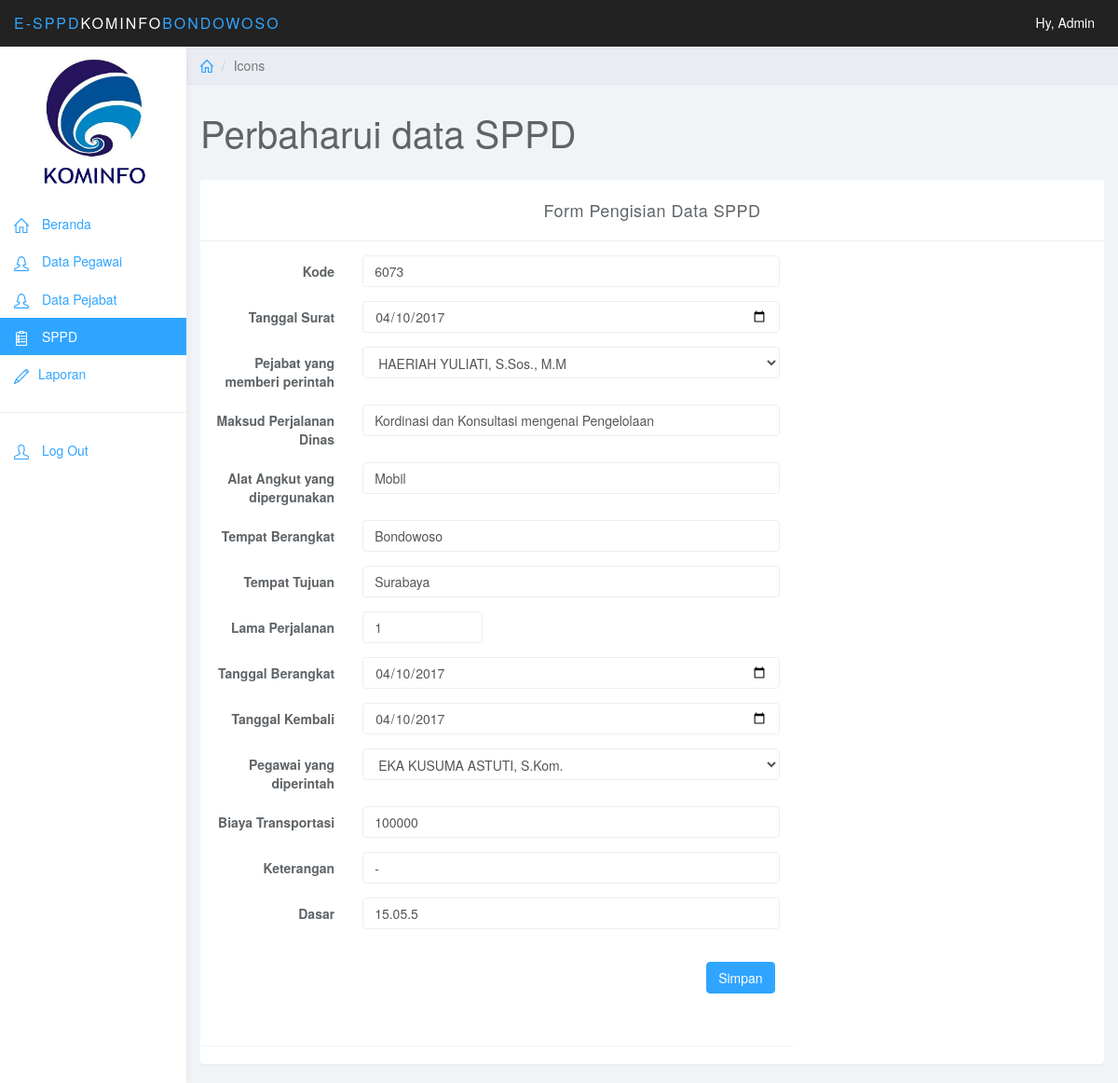
Page /editsppd.php?kode_sppd=6073 on the committed database.
### tables this page shows
CREATE TABLE IF NOT EXISTS `tb_sppd` (
  `kode_sppd` int(11) NOT NULL AUTO_INCREMENT,
  `tanggal_surat` date NOT NULL,
  `kode_pejabat` int(11) NOT NULL,
  `kode_pegawai` int(11) NOT NULL,
  `maksud` varchar(100) NOT NULL,
  `alat_angkut` varchar(100) NOT NULL,
  `tempat_berangkat` varchar(100) NOT NULL,
  `tempat_tujuan` varchar(100) NOT NULL,
  `tingkat_perjalanan` varchar(100) NOT NULL,
  `lama_perjalanan` int(11) NOT NULL,
  `tgl_berangkat` date NOT NULL,
  `tgl_kembali` date NOT NULL,
  `instansi` varchar(100) NOT NULL,
  `keterangan` varchar(200) NOT NULL,
  `dasar` varchar(100) NOT NULL,
  `biaya` int(11) NOT NULL,
  `biaya_tran` int(11) NOT NULL,
  `kode_golongan` int(11) NOT NULL,
  `kode_jabatan` int(11) NOT NULL,
  `status` int(11) NOT NULL,
  `alasan` varchar(200) NOT NULL,
  PRIMARY KEY (`kode_sppd`)
);

CREATE TABLE IF NOT EXISTS `tb_pejabat` (
  `kode_pejabat` int(11) NOT NULL AUTO_INCREMENT,
  `nama_pejabat` varchar(100) NOT NULL,
  `nippj` varchar(30) NOT NULL,
  `kode_jabatan` varchar(100) NOT NULL,
  `kode_golongan` varchar(100) NOT NULL,
  PRIMARY KEY (`kode_pejabat`)
);

CREATE TABLE IF NOT EXISTS `tb_pegawai` (
  `nama_pegawai` varchar(100) NOT NULL,
  `kode_pegawai` int(11) NOT NULL AUTO_INCREMENT,
  `nip` varchar(30) NOT NULL,
  `kode_golongan` varchar(100) NOT NULL,
  `kode_jabatan` varchar(100) NOT NULL,
  PRIMARY KEY (`kode_pegawai`)
);

### editsppd.php (the view, shortened to what this page needs)
<?php
$kodesppd = $_GET['kode_sppd'];
$query =mysql_query("SELECT
*,
tb_sppd.kode_sppd,
tb_sppd.tanggal_surat,
tb_sppd.maksud,
tb_sppd.alat_angkut,
tb_sppd.tempat_berangkat,
tb_sppd.tempat_tujuan,
tb_sppd.lama_perjalanan,
tb_sppd.tgl_berangkat,
tb_sppd.tgl_kembali,
tb_sppd.biaya_tran,
tb_sppd.keterangan,
tb_sppd.dasar,
tb_pegawai.nama_pegawai,
tb_pegawai.nip,
tb_pejabat.nama_pejabat,
tb_pejabat.nippj,
tb_jabatan.jabatan,
tb_golongan.golongan
FROM
tb_sppd
Inner Join tb_pegawai ON tb_sppd.kode_pegawai = tb_pegawai.kode_pegawai
Inner Join tb_pejabat ON tb_pejabat.kode_pejabat = tb_sppd.kode_pejabat
Inner Join tb_golongan ON tb_pegawai.kode_golongan = tb_golongan.kode_golongan
Inner Join tb_jabatan ON tb_pegawai.kode_jabatan = tb_jabatan.kode_jabatan  WHERE kode_sppd= '$kodesppd' ") or die (mysql_error());
        $data =mysql_fetch_array($query);
?>
<!DOCTYPE html>
<html>
<head>
<link href="css/bootstrap.min.css" rel="stylesheet">
<link href="css/datepicker3.css" rel="stylesheet">
<link href="css/styles.css" rel="stylesheet">
</head>
<body>
	<nav class="navbar navbar-inverse navbar-fixed-top" role="navigation">
		<div class="container-fluid">
			<div class="navbar-header">
			<a class="navbar-brand" href="#"><marquee><span>e-SPPD</span>KOMINFO<span>BONDOWOSO</span></marquee></a>
				<ul class="user-menu">
					<li class="dropdown pull-right">
						<a>  Hy, Admin </a>
					</li>
				</ul>
			</div>
		</div>
	</nav>
	<div id="sidebar-collapse" class="col-sm-3 col-lg-2 sidebar">
		<img src="image/kominfo.jpg" width="200" height="170">
		<ul class="nav menu">
			<li><a href="beranda.php"><svg class="glyph stroked home"><use xlink:href="#stroked-home"/></svg> Beranda</a></li>
			<li><a href="pegawai.php"><svg class="glyph stroked female user"><use xlink:href="#stroked-female-user"/></svg> Data Pegawai</a></li>
			<li><a href="pejabat.php"><svg class="glyph stroked female user"><use xlink:href="#stroked-female-user"/></svg> Data Pejabat</a></li>
			<li class="active"><a href="sppd.php"><svg class="glyph stroked clipboard with paper"><use xlink:href="#stroked-clipboard-with-paper"/></svg> SPPD</a></li>
			<li ><a href="laporan.php"><svg class="glyph stroked pencil"><use xlink:href="#stroked-pencil"></use></svg>Laporan</a></li>
			<li role="presentation" class="divider"></li>
			<li><a href="index.php"><svg class="glyph stroked male-user"><use xlink:href="#stroked-male-user"></use></svg> Log Out</a></li>
		</ul>
	</div>
	<div class="col-sm-9 col-sm-offset-3 col-lg-10 col-lg-offset-2 main">
		<div class="row">
			<ol class="breadcrumb">
				<li><a href="#"><svg class="glyph stroked home"><use xlink:href="#stroked-home"></use></svg></a></li>
				<li class="active">Icons</li>
			</ol>
		</div>
		<div class="row">
			<div class="col-lg-12">
				<h1 class="page-header">Perbaharui data SPPD</h1>
			</div>
		</div>
		<div class="panel panel-default">
		<div class="panel-heading" align="center">Form Pengisian Data SPPD</div>
		<div class="row">
			<div class="col-md-8">
				<div class="panel panel-default">
					<div class="panel-body">
						<form class="form-horizontal"  method="post">
							<fieldset>
								<div class="form-group">
									<label class="col-md-3 control-label" for="name">Kode</label>
									<div class="col-md-9">
									<input id="name" name="kodesppd" type="text" placeholder="Maksud Perjalanan Dinas" class="form-control" value="<?php  echo $data['kode_sppd']; ?>" required>
									</div>
								</div>
								<div class="form-group">
									<label class="col-md-3 control-label" for="name">Tanggal Surat</label>
									<div class="col-md-9">
									<input id="name" name="tanggalsurat" type="date" placeholder="Tanggal Berangkat" class="form-control" value="<?php  echo $data['tanggal_surat']; ?>">
									</div>
								</div>
								<div class="form-group" >
									<label class="col-md-3 control-label" for="name" >Pejabat yang memberi perintah</label>
										<div class="col-md-9">
											<select class="form-control" name="pemberiperintah">
												<option value="<?php echo $data['kode_pejabat'] ?>"><?php echo $data['nama_pejabat'] ?></option>
											</select>
										</div>
								</div>
								<div class="form-group">
									<label class="col-md-3 control-label" for="name">Maksud Perjalanan Dinas</label>
									<div class="col-md-9">
									<input id="name" name="maksud" type="text" placeholder="Maksud Perjalanan Dinas" class="form-control" value="<?php  echo $data['maksud']; ?>" required>
									</div>
								</div>
								<div class="form-group">
									<label class="col-md-3 control-label" for="name">Alat Angkut yang dipergunakan</label>
									<div class="col-md-9">
									<input id="name" name="alatangkut" type="text" placeholder="Alat Angkut yang dipergunakan" class="form-control" value="<?php  echo $data['alat_angkut']; ?>">
									</div>
								</div>
								<div class="form-group">
									<label class="col-md-3 control-label" for="name">Tempat Berangkat</label>
									<div class="col-md-9">
									<input id="name" name="tempatberangkat" type="text" placeholder="Tempat Berangkat" class="form-control" value="<?php  echo $data['tempat_berangkat']; ?>">
									</div>
								</div>
								<div class="form-group">
									<label class="col-md-3 control-label" for="name">Tempat Tujuan</label>
									<div class="col-md-9">
									<input id="name" name="tempattujuan" type="text" placeholder="Tempat Tujuan" class="form-control" value="<?php  echo $data['tempat_tujuan']; ?>">
									</div>
								</div>
								<div class="form-group">
									<label class="col-md-3 control-label" for="name">Lama Perjalanan</label>
									<div class="col-md-3">
									<input id="name" name="lamaperjalanan" type="number" placeholder="Lama Perjalanan" class="form-control" value="<?php  echo $data['lama_perjalanan']; ?>">
									</div>
								</div>
								<div class="form-group">
									<label class="col-md-3 control-label" for="name">Tanggal Berangkat</label>
									<div class="col-md-9">
									<input id="name" name="tanggalberangkat" type="date" placeholder="Tanggal Berangkat" class="form-control" value="<?php  echo $data['tgl_berangkat']; ?>">
									</div>
								</div>
								<div class="form-group">
									<label class="col-md-3 control-label" for="name">Tanggal Kembali</label>
									<div class="col-md-9">
									<input id="name" name="tanggalkembali" type="date" placeholder="Tanggal Kembali" class="form-control" value="<?php  echo $data['tgl_kembali']; ?>">
									</div>
								</div>
								<div class="form-group">
									<label class="col-md-3 control-label" for="name">Pegawai yang diperintah</label>
										<div class="col-md-9">
											<select class="form-control" name="penerimaperintah">
												<option value="<?php echo $data['kode_pegawai'] ?>"><?php echo $data['nama_pegawai'] ?></option>
											</select>
										</div>
								</div>
								<div class="form-group">
									<label class="col-md-3 control-label" for="name">Biaya Transportasi</label>
									<div class="col-md-9">
									<input id="name" name="trans" type="text" placeholder="Instansi" class="form-control" value="<?php  echo $data['biaya_tran']; ?>">
									</div>
								</div>
								<div class="form-group">
									<label class="col-md-3 control-label" for="name">Keterangan</label>
									<div class="col-md-9">
									<input id="name" name="keterangan" type="text" placeholder="Keterangan" class="form-control" value="<?php  echo $data['keterangan']; ?>">
									</div>
								</div>
								<div class="form-group">
									<label class="col-md-3 control-label" for="name">Dasar</label>
									<div class="col-md-9">
									<input id="name" name="dasar" type="text" placeholder="Dasar Surat" class="form-control" value="<?php  echo $data['dasar']; ?>">
									</div>
								</div>
								<div class="form-group">
									<div class="col-md-12 widget-right">
										<button type="submit" class="btn btn-primary btn-md pull-right" name="update">Simpan</button>
									</div>
								</div>
							</fieldset>
						</form>
					</div>
				</div>
			</div>
		</div>
	</div>
</body>
</html>

### css/styles.css (style rules this page uses)
body { background: #f1f4f7; padding-top: 50px; color: #5f6468; }
a, a:hover, a:focus { color: #30a5ff; }
h1, h2, h3, h4, h5, h6 { color: #5f6468; }
h1 { font-weight: 300; font-size: 40px; }
.form-control { border: 1px solid #eee; box-shadow: none; }
.navbar-header .navbar-brand { color: #fff; font-size: 16px; text-transform: uppercase; font-weight: 500; letter-spacing: 2px; }
.navbar-header .navbar-brand span { color: #30a5ff; }
.btn-primary, .btn-primary:hover, .btn-primary:focus, .btn-primary:active, .btn-primary.active, .open > .dropdown-toggle.btn-primary, .btn-primary.disabled, .btn-primary[disabled], fieldset[disabled] .btn-primary, .btn-primary.disabled:hover, .btn-primary[disabled]:hover, fieldset[disabled] .btn-primary:hover, .btn-primary.disabled:focus, .btn-primary[disabled]:focus, fieldset[disabled] .btn-primary:focus, .btn-primary.disabled:active, .btn-primary[disabled]:active, fieldset[disabled] .btn-primary:active, .btn-primary.disabled.active, .btn-primary[disabled].active, fieldset[disabled] .btn-primary.active { background-color: #30a5ff; border-color: #30a5ff; }
.panel { border: 0; }
.panel-heading { font-size: 18px; font-weight: 300; letter-spacing: 0.025em; height: 66px; line-height: 45px; }
.panel-default .panel-heading { background: #fff; border-bottom: 1px solid #eee; color: #5f6468; }
.widget-right { text-align: left; line-height: 1.6em; margin: 0px; padding: 20px; height: 80px; color: #999; font-weight: 300; background: #fff; border-top-right-radius: 4px; border-bottom-right-radius: 4px; }
.navbar { border: 0; }
.user-menu { display: inline-block; margin-top: 14px; margin-right: 10px; float: right; list-style: none; padding: 0; }
.user-menu a { color: #fff; }
.sidebar { display: block; background-color: #fff; padding: 0; display: none; }
@media (min-width: 768px) { .sidebar { display: block; position: fixed; top: 50px; bottom: 0; left: 0; z-index: 1000; display: block; margin: 0; padding: 0; overflow-x: hidden; overflow-y: auto; background-color: #fff; box-shadow: 1px 0px 10px rgba(0, 0, 0, .05); } }
@media (min-width: 768px) { .navbar-header { width: 100%; } }
.sidebar ul.nav .active a, .sidebar ul.nav li.parent a.active, .sidebar ul.nav .active > a:hover, .sidebar ul.nav li.parent a.active:hover, .sidebar ul.nav .active > a:focus, .sidebar ul.nav li.parent a.active:focus { color: #fff; background-color: #30a5ff; }
.sidebar ul.nav li.divider { border-bottom: 1px solid #eee; margin: 20px 0; }
.breadcrumb { border-radius: 0; padding: 10px 15px; background: #e9ecf2; box-shadow: 0 1px 1px rgba(0, 0, 0, .05); margin: 0 ; }
h1.page-header { margin-top: 30px; border-bottom: 0; }
.sidebar .glyph, .user-menu .glyph { height: 16px; width: 16px; margin: 0 10px 0 0; stroke-width: 3px; }
.breadcrumb .glyph { height: 14px; width: 14px; margin: -2px 0 0 0; stroke-width: 4px; }

### rows in the picture
tb_sppd: kodesppd "6073", tanggalsurat "04/10/2017", pemberiperintah "HAERIAH YULIATI, S.Sos., M.M", maksud "Kordinasi dan Konsultasi mengenai Pengelolaan", alatangkut "Mobil", tempatberangkat "Bondowoso", tempattujuan "Surabaya", lamaperjalanan "1", tanggalberangkat "04/10/2017", tanggalkembali "04/10/2017", penerimaperintah "EKA KUSUMA ASTUTI, S.Kom.", trans "100000", keterangan "-", dasar "15.05.5"
